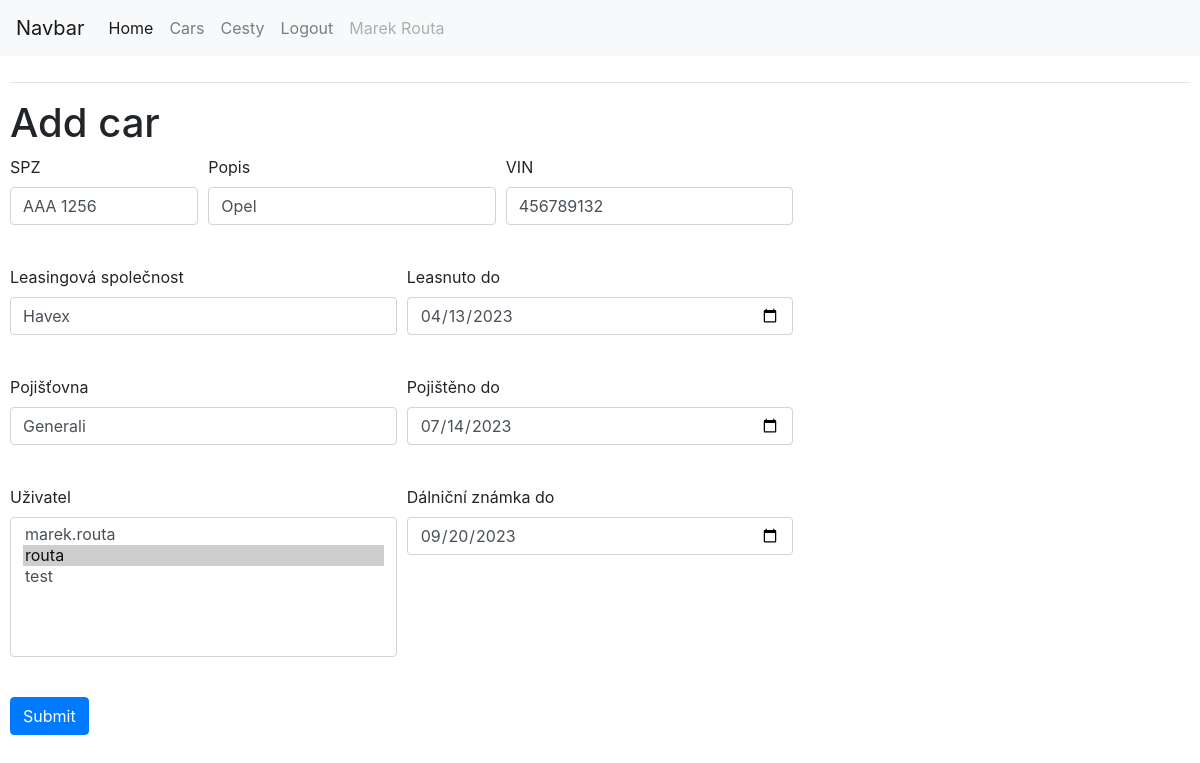
Page /edit_car/2 (signed in) on the committed database.
### app/models.py (models this page shows, shortened)
class User(UserMixin,db.Model):
    id = db.Column(db.Integer, primary_key=True)
    username = db.Column(db.String(64), index=True, unique=True)
    email = db.Column(db.String(120), index=True, unique=True)
    user_name =  db.Column(db.String(120), index=True)
    cars = db.relationship("Car", backref="car_user", lazy=True)
    routes = db.relationship("Route", backref="car_user",lazy=True)
    def __repr__(self):
        return '{}'.format(self.username)

class CustomSerializerMixin(SerializerMixin):
    serialize_types = (
        (datetime, lambda x: str(x)),
    )

class Car(db.Model,CustomSerializerMixin):
    id = db.Column(db.Integer, primary_key=True)
    SPZ = db.Column(db.String(10), index=True, unique=True)
    description = db.Column(db.String(120), index=True, unique=False)
    VIN = db.Column(db.String(50), index=True, unique=True)
    leasing_company = db.Column(db.String(120), index=True, unique=False, nullable=True)
    leased_until = db.Column(db.DateTime,index=True, nullable=True)
    insurance_company = db.Column(db.String(120), index=True, unique=False, nullable=True)
    insured_until = db.Column(db.DateTime,index=True, nullable=True)
    highway = db.Column(db.DateTime, nullable=True)
    user_id = db.Column(db.Integer, db.ForeignKey('user.id'), nullable=True)
    cars = db.relationship("Route", backref="car_spz", lazy=True)

### app/routes.py (the view)
@app.route("/edit_car/<int:car_id>", methods=['GET', 'POST'])
@login_required
def edit_car(car_id):
    item = db.session.query(Car).get(car_id)
    form = AddCarForm(obj=item)
    if form.validate_on_submit():
        form.populate_obj(item)
        db.session.add(item)
        db.session.commit()
        return redirect(url_for('cars'))
    return render_template('add_car.html', form=form)

### app/forms.py
class AddCarForm(FlaskForm):
    SPZ = StringField('SPZ', validators=[DataRequired()])
    description = StringField('Popis', validators=[DataRequired()])
    VIN = StringField("VIN", validators=[DataRequired()])
    leasing_company = StringField("Leasingová společnost", validators=[Optional()])
    leased_until = DateField("Leasnuto do", validators=[Optional()])
    insurance_company = StringField("Pojišťovna", validators=[Optional()])
    insured_until = DateField("Pojištěno do", validators=[Optional()])
    highway = DateField("Dálniční známka do", validators=[Optional()])
    user_id = SelectField("Uživatel", choices=get_users, validators=[Optional()])
    submit = SubmitField('Submit')

### app/forms.py (called while the page is built)
def get_users():
    choices = list()
    users = User.query.order_by(User.username)
    for user in users:  # <- assumes store_id and store_names are unique
        choices.append((user.id,user))
    return choices

### app/models.py (called while the page is built)
@login.user_loader
def load_user(id):
    return User.query.get(int(id))

### app/templates/add_car.html (shortened to what this page needs)
{% extends "base.html" %}
{% block content %}
<h1>Add car</h1>
<div class="divForm">
<form action="" method="post" novalidate>
    <div class="form-row">
        <div class="form-group col-md-2">
          {{ form.SPZ.label }}
          {{ form.SPZ(size=32,class_="form-control") }} <br>
        </div>
        <div class="form-group col-md-3">
            {{ form.description.label }}<br>
            {{ form.description(size=32,class_="form-control") }}<br>
        </div>
        <div class="form-group col-md-3">
            {{ form.VIN.label }}<br>
            {{ form.VIN(size=32,class_="form-control") }}<br>
        </div>
      </div>
      <div class="form-row">
        <div class="form-group col-md-4">
            {{ form.leasing_company.label }}<br>
            {{ form.leasing_company(size=32,class_="form-control") }}<br>
        </div>
        <div class="form-group col-md-4">
            {{ form.leased_until.label }}<br>
            {{ form.leased_until(size=32,class_="form-control") }}<br>
        </div>
      </div>
      <div class="form-row">
        <div class="form-group col-md-4">
            {{ form.insurance_company.label }}<br>
            {{ form.insurance_company(size=32,class_="form-control") }}<br>
        </div>
        <div class="form-group col-md-4">
            {{ form.insured_until.label }}<br>
            {{ form.insured_until(size=32,class_="form-control") }}<br>
        </div>
      </div>
      <div class="form-row">
        <div class="form-group col-md-4">
            {{ form.user_id.label }}<br>
            {{ form.user_id(size=6,class_="form-control") }}<br>
        </div>
        <div class="form-group col-md-4">
            {{ form.highway.label }}<br>
            {{ form.highway(size=32,class_="form-control") }}<br>
        </div>
      </div>
      <div class="form-row">
      <div class="form-group col-md-12">
        {{ form.submit(class="btn btn-primary") }}
      </div>
</form>
</div>
{% endblock %}

### app/templates/base.html (shortened to what this page needs)
<html lang="en">
<head>
    <link rel="stylesheet" href="https://cdn.jsdelivr.net/npm/bootstrap@4.3.1/dist/css/bootstrap.min.css"></link>
    <link rel="stylesheet" href="https://cdnjs.cloudflare.com/ajax/libs/selectize.js/0.12.6/css/selectize.bootstrap3.min.css" />
    <link rel="stylesheet" type="text/css" href="{{url_for('static', filename='DataTables/datatables.min.css')}}"/>
</head>
<body>
<nav class="navbar navbar-expand-lg navbar-light bg-light">
  <a class="navbar-brand" href="#">Navbar</a>
  <div class="collapse navbar-collapse" id="navbarNav">
    <ul class="navbar-nav">
      <li class="nav-item active">
        <a class="nav-link" href="/">Home <span class="sr-only">(current)</span></a>
      </li>
      <li class="nav-item">
        <a class="nav-link" href="/cars">Cars</a>
      </li>
      <li class="nav-item">
        <a class="nav-link" href="/routes">Cesty</a>
      </li>
      <li class="nav-item">
        {% if current_user.is_anonymous %}
        <a class="nav-link" href="{{url_for('login')}}">Login</a>
        {% else %}
        <a class="nav-link" href="{{url_for('logout')}}">Logout</a>
        {% endif %}
      </li>
      <li class="nav-item">
        <a class="nav-link disabled" href="#" tabindex="-1" aria-disabled="true">{{current_user.user_name}}</a>
      </li>
    </ul>
  </div>
</nav>
<div class="content" style="padding: 10px">
<hr>
    {% block content %}{% endblock %}
  </div>
</body>
</html>

### rows in the picture
User: user_name "Marek Routa"
Car: SPZ "AAA 1256", description "Opel", VIN "456789132", leasing_company "Havex", leased_until "04/13/2023", insurance_company "Generali", insured_until "07/14/2023", user_id "marek.routa / routa ☑ / test", highway "09/20/2023"
